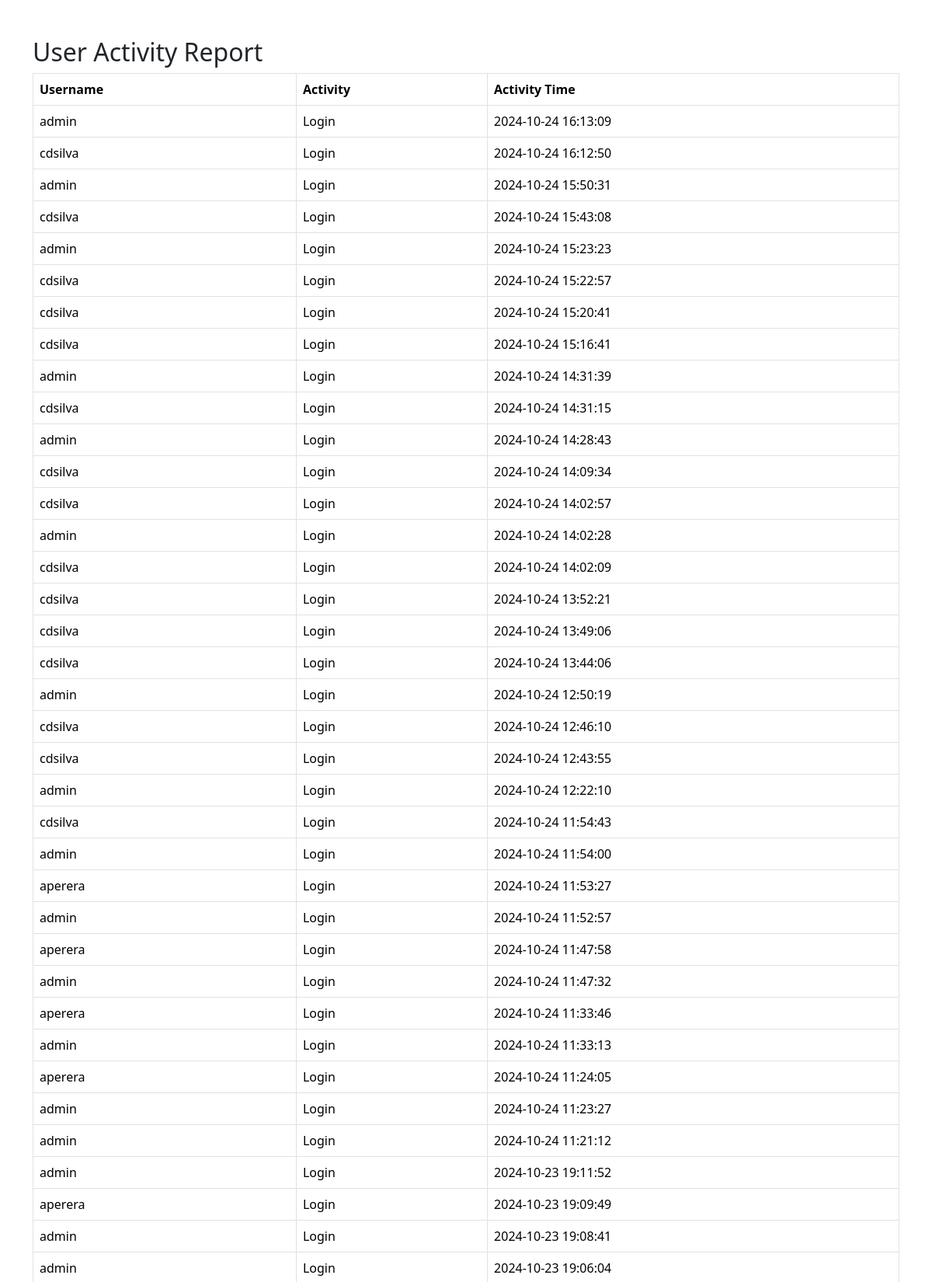
The app's page /user_activity_report.php (signed in, upper part) with its own data.
### tables this page shows
CREATE TABLE `user_activities` (
  `id` int(11) NOT NULL,
  `user_id` int(11) NOT NULL,
  `activity_type` varchar(255) NOT NULL,
  `activity_time` datetime DEFAULT current_timestamp()
);

CREATE TABLE `users` (
  `id` int(11) NOT NULL,
  `username` varchar(100) NOT NULL,
  `password` varchar(255) NOT NULL,
  `role` enum('Admin','Manager','Employee') DEFAULT 'Employee',
  `deleted` tinyint(1) DEFAULT 0
);

### user_activity_report.php (the view, shortened to what this page needs)
<?php
include 'db.php';
$stmt = $pdo->prepare('
    SELECT user_activities.*, users.username
    FROM user_activities
    JOIN users ON user_activities.user_id = users.id
    ORDER BY activity_time DESC
');
$stmt->execute();
$activities = $stmt->fetchAll(PDO::FETCH_ASSOC);
?>
<!DOCTYPE html>
<html lang="en">
<head>
    <link rel="stylesheet" href="vendor/bootstrap/css/bootstrap.min.css">
</head>
<body>
    <div class="container mt-5">
        <h2>User Activity Report</h2>
        <?php if (empty($activities)): ?>
            <p>No activities to display.</p>
        <?php else: ?>
        <table class="table table-bordered">
            <thead>
                <tr>
                    <th>Username</th>
                    <th>Activity</th>
                    <th>Activity Time</th>
                </tr>
            </thead>
            <tbody>
                <?php foreach ($activities as $activity): ?>
                    <tr>
                        <td><?= htmlspecialchars($activity['username']) ?></td>
                        <td><?= htmlspecialchars($activity['activity_type']) ?></td>
                        <td><?= htmlspecialchars($activity['activity_time']) ?></td>
                    </tr>
                <?php endforeach; ?>
            </tbody>
        </table>
        <?php endif; ?>
    </div>
</body>
</html>

### records on screen
user_activities: user.username "admin", activity_type "Login", activity_time "2024-10-24 16:13:09"
user_activities: user.username "cdsilva", activity_type "Login", activity_time "2024-10-24 16:12:50"
user_activities: user.username "admin", activity_type "Login", activity_time "2024-10-24 15:50:31"
user_activities: user.username "cdsilva", activity_type "Login", activity_time "2024-10-24 15:43:08"
user_activities: user.username "admin", activity_type "Login", activity_time "2024-10-24 15:23:23"
user_activities: user.username "cdsilva", activity_type "Login", activity_time "2024-10-24 15:22:57"
user_activities: user.username "cdsilva", activity_type "Login", activity_time "2024-10-24 15:20:41"
user_activities: user.username "cdsilva", activity_type "Login", activity_time "2024-10-24 15:16:41"
user_activities: user.username "admin", activity_type "Login", activity_time "2024-10-24 14:31:39"
user_activities: user.username "cdsilva", activity_type "Login", activity_time "2024-10-24 14:31:15"
user_activities: user.username "admin", activity_type "Login", activity_time "2024-10-24 14:28:43"
user_activities: user.username "cdsilva", activity_type "Login", activity_time "2024-10-24 14:09:34"
user_activities: user.username "cdsilva", activity_type "Login", activity_time "2024-10-24 14:02:57"
user_activities: user.username "admin", activity_type "Login", activity_time "2024-10-24 14:02:28"
user_activities: user.username "cdsilva", activity_type "Login", activity_time "2024-10-24 14:02:09"
user_activities: user.username "cdsilva", activity_type "Login", activity_time "2024-10-24 13:52:21"
user_activities: user.username "cdsilva", activity_type "Login", activity_time "2024-10-24 13:49:06"
user_activities: user.username "cdsilva", activity_type "Login", activity_time "2024-10-24 13:44:06"
user_activities: user.username "admin", activity_type "Login", activity_time "2024-10-24 12:50:19"
user_activities: user.username "cdsilva", activity_type "Login", activity_time "2024-10-24 12:46:10"
user_activities: user.username "cdsilva", activity_type "Login", activity_time "2024-10-24 12:43:55"
user_activities: user.username "admin", activity_type "Login", activity_time "2024-10-24 12:22:10"
user_activities: user.username "cdsilva", activity_type "Login", activity_time "2024-10-24 11:54:43"
user_activities: user.username "admin", activity_type "Login", activity_time "2024-10-24 11:54:00"
user_activities: user.username "aperera", activity_type "Login", activity_time "2024-10-24 11:53:27"
user_activities: user.username "admin", activity_type "Login", activity_time "2024-10-24 11:52:57"
user_activities: user.username "aperera", activity_type "Login", activity_time "2024-10-24 11:47:58"
user_activities: user.username "admin", activity_type "Login", activity_time "2024-10-24 11:47:32"
user_activities: user.username "aperera", activity_type "Login", activity_time "2024-10-24 11:33:46"
user_activities: user.username "admin", activity_type "Login", activity_time "2024-10-24 11:33:13"
user_activities: user.username "aperera", activity_type "Login", activity_time "2024-10-24 11:24:05"
user_activities: user.username "admin", activity_type "Login", activity_time "2024-10-24 11:23:27"
user_activities: user.username "admin", activity_type "Login", activity_time "2024-10-24 11:21:12"
user_activities: user.username "admin", activity_type "Login", activity_time "2024-10-23 19:11:52"
user_activities: user.username "aperera", activity_type "Login", activity_time "2024-10-23 19:09:49"
user_activities: user.username "admin", activity_type "Login", activity_time "2024-10-23 19:08:41"
user_activities: user.username "admin", activity_type "Login", activity_time "2024-10-23 19:06:04"
